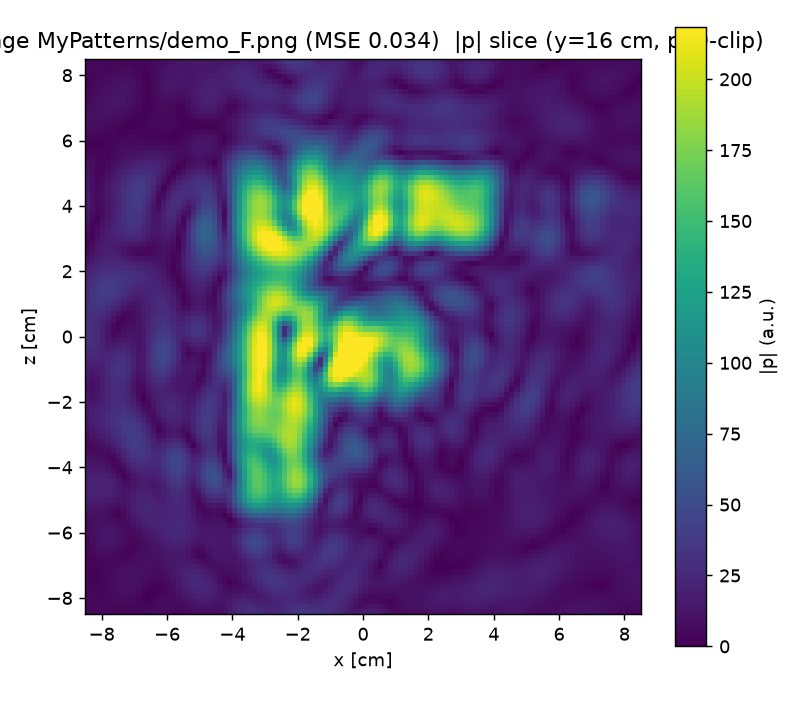
#> input picture MyPatterns/pv_F.png, 806 x 702 px, given in place of smiley.png, which was not available
$ python sonicsurface_algorithm.py
#> lines starting #> are read from the running program, lines starting #| are printed output that depends on the picture
"""
Pure-Python port of the SonicSurface amplitude-pattern algorithm.

Original MATLAB: Asier Marzo - "Generating Airborne Ultrasonic Amplitude Patterns
Using an Open Hardware Phased Array", MDPI Applied Sciences 11(7), 2981 (2021).
https://www.mdpi.com/2076-3417/11/7/2981

This implements the iterative Gerchberg-Saxton / angular-spectrum method that
computes the emission phases (and optionally amplitudes) needed on a discretized
phased array in order to recreate a target amplitude image at a parallel slice.
"""

import numpy as np
from scipy import fft
from PIL import Image
import matplotlib.pyplot as plt


# [52 lines left out: functions fftasa, _imresize, not called in this run]


def calcEmissionForTargetAmpSlice(targetAmpSlice, dist, iters, sliceSize, freq,
                                  soundSpeed, emitterSize, ampRes, phaseRes):
    """Iteratively compute emission amps/phases for a target amplitude slice.

    Returns amps (1D), phases (1D, rad) and the obtained amplitude slice (2D).
    """
    targetAmpSlice = np.asarray(targetAmpSlice, dtype=complex)
    w, h = targetAmpSlice.shape
    assert w == h
    assert 2 ** int(np.round(np.log2(w))) == w, "side must be a power of 2"

    target = np.zeros((w, h), dtype=complex)
    emission = np.zeros((w, h), dtype=complex)
    nEmittersPerSide = int(np.floor(sliceSize / emitterSize))
    nEmitters = nEmittersPerSide * nEmittersPerSide
    emitterPx = w / nEmittersPerSide

    # amplitude mask: a grid of circles representing the emitters
    mask = np.zeros((w, h))
    emPx2 = emitterPx * emitterPx / 4.0
    ix = np.arange(w) + 1  # MATLAB 1-based
    iy = np.arange(h) + 1
    IX, IY = np.meshgrid(ix, iy, indexing="ij")
    diffX = IX - (np.floor((IX - 1) / emitterPx) * emitterPx + emitterPx / 2)
    diffY = IY - (np.floor((IY - 1) / emitterPx) * emitterPx + emitterPx / 2)
    mask = (diffX ** 2 + diffY ** 2 < emPx2).astype(float)

    medium = {"soundspeed": soundSpeed, "attenuationdBcmMHz": 0.0}

    for _ in range(iters):
        # stamp targetAmpSlice into target, keep phases
        target = targetAmpSlice * np.exp(1j * np.angle(target))

        # backpropagate to the emission slice
        emission = fftasa(target, -dist, medium, w, sliceSize / w, freq)

        amp = np.abs(emission)
        phase = np.angle(emission)
        downAmp = _imresize(amp, (nEmittersPerSide, nEmittersPerSide), order=1)
        downPhase = _imresize(phase, (nEmittersPerSide, nEmittersPerSide), order=1)

        if ampRes == 0:
            downAmp = np.ones_like(downAmp)
        else:
            downAmp = np.trunc(downAmp * ampRes) / ampRes
        if phaseRes == 0:
            downPhase = np.zeros_like(downPhase)
        else:
            downPhase = np.trunc(downPhase / np.pi * phaseRes) * np.pi / phaseRes

        amp = _imresize(downAmp, (w, h), order=0)
        phase = _imresize(downPhase, (w, h), order=0)
        amp = amp * mask
        emission = amp * np.exp(1j * phase)

        # propagate forward to the target
        target = fftasa(emission, dist, medium, w, sliceSize / w, freq)

    ampSlice = np.abs(target)

    amps = np.zeros(nEmitters)
    phases = np.zeros(nEmitters)
    index = 0
    for ix in range(1, nEmittersPerSide + 1):
        for iy in range(1, nEmittersPerSide + 1):
            centerX = int(round(ix * emitterPx - emitterPx / 2)) - 1
            centerY = int(round(iy * emitterPx - emitterPx / 2)) - 1
            em = emission[centerX, centerY]
            amps[index] = np.abs(em)
            phases[index] = np.angle(em)
            index += 1

    return amps, phases, ampSlice


if __name__ == "__main__":
    import os
    here = os.path.dirname(os.path.abspath(__file__))
    target_file = os.path.join(here, "smiley.png")

    targetAmp = np.array(Image.open(target_file).convert("L"), dtype=float)
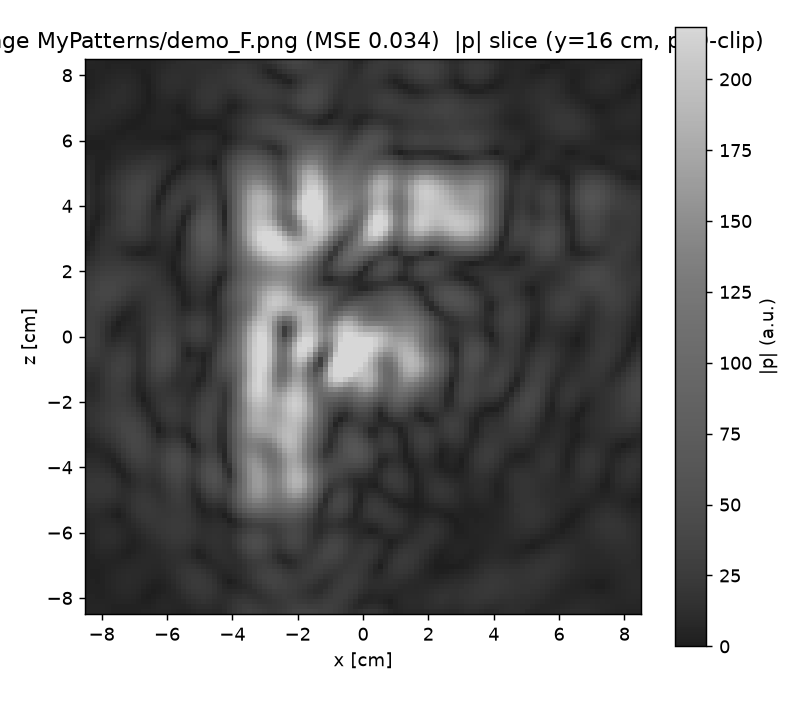
#> targetAmp: shape (702, 806) float64; min 0, max 255, mean 144.1
    targetAmp = targetAmp / targetAmp.max()

    amps, phases, ampSlice = calcEmissionForTargetAmpSlice(
        targetAmp, dist=0.16, iters=50, sliceSize=0.16,
        freq=40000, soundSpeed=340, emitterSize=0.005,
        ampRes=0, phaseRes=32)
#> (the run stopped early here; a loop or call above may not have finished)

$ run again, on MyPatterns/pv_smiley.png
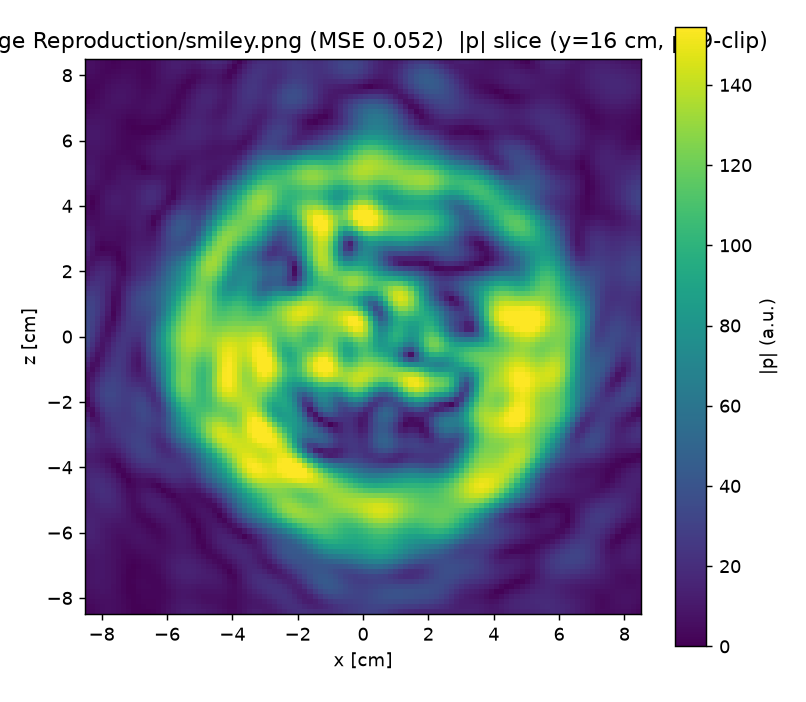
#> input picture MyPatterns/pv_smiley.png, 806 x 702 px, given in place of smiley.png, which was not available
#> `targetAmp = np.array(Image.open(target_file).convert("L"), dtype=float)`:
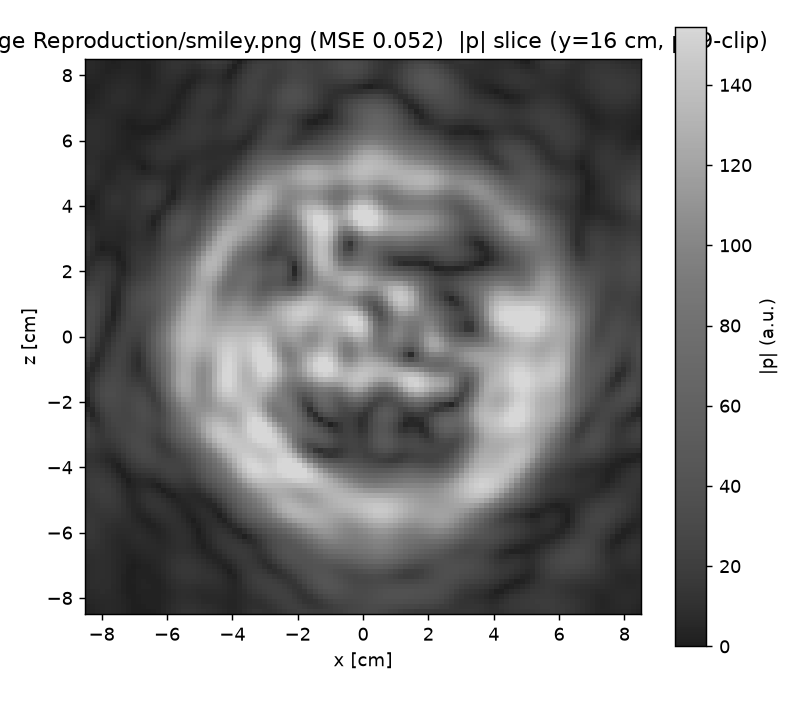
#> targetAmp: shape (702, 806) float64; min 0, max 255, mean 158.1
